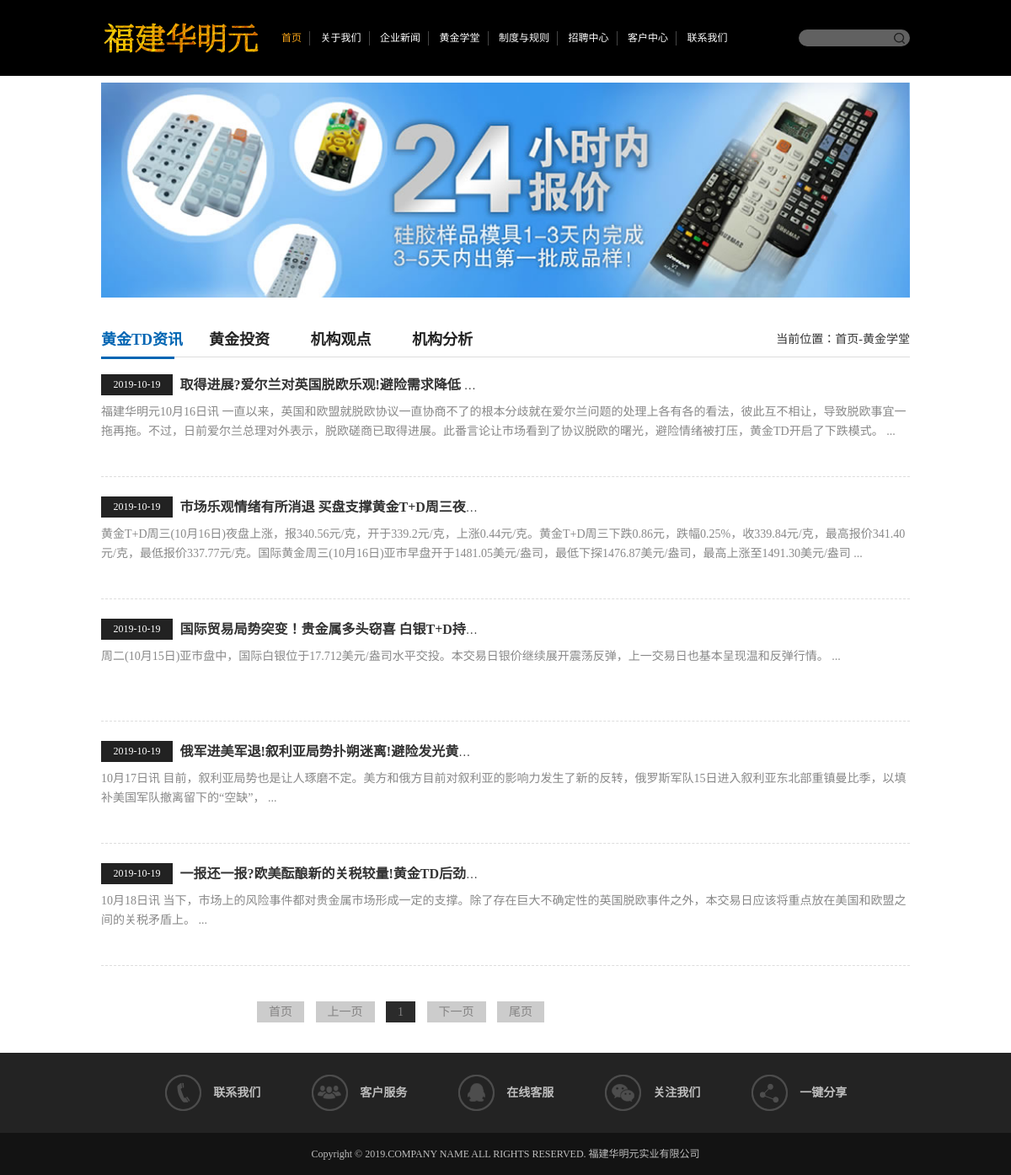
Page /golds/ on the committed database.
### apps/golds/models.py (models this page shows, shortened)
class Golds(models.Model):
    title = models.CharField(max_length=50, verbose_name="新闻标题", help_text="新闻标题")
    author = models.CharField(max_length=20, verbose_name="新闻来源", help_text="新闻来源")
    gold_type = models.ForeignKey(GoldType, on_delete=models.DO_NOTHING, verbose_name="黄金学堂", help_text="黄金学堂")
    read_num = models.IntegerField(default=0, verbose_name="阅读次数", help_text="阅读次数")
    text = models.TextField(max_length=500, verbose_name="文章摘要", help_text="文章摘要")
    content = RichTextUploadingField(verbose_name="文章", help_text="文章")
    created_time = models.DateTimeField(auto_now_add=True,verbose_name="发布时间", help_text="发布时间")
    class Meta:
        ordering = ["id", '-created_time']
        db_table = "tb_gold"  # 指明数据库表名
        verbose_name = "黄金新闻"  # 在admin站点中显示的名称
        verbose_name_plural = verbose_name  # 显示的复数名称

### apps/golds/views.py (the view)
# urls.py: path('', views.golds,name="golds"),
def golds(request):
    golds_all_list = Golds.objects.only("id","title","created_time","text").filter(gold_type=1).order_by("-created_time")
    paginator = Paginator(golds_all_list, 5)
    page_num = request.GET.get('page', 1)
    page_of_news = paginator.get_page(page_num)
    golds = page_of_news.object_list
    currentr_page_num = page_of_news.number
    page_range = [x for x in range(int(currentr_page_num) - 2, int(currentr_page_num) + 3) if
                  0 < x <= paginator.num_pages]
    return render(request,"golds/golds.html",locals())

### templates/golds/golds.html (shortened to what this page needs)
{% extends "index/base.html" %}
{% block banner %}
<div class="banner banner_s"><img src="../../static/upload/banner.jpg" alt="黄金学堂"/></div>
{% endblock %}
{% block main %}
<div class="space_hx">&nbsp;</div>
<div class="scd clearfix">
	<div class="scd_top">
    	<div class="s_nav">
        	<a href="{% url 'golds' %}"  class="active"><span>黄金TD资讯</span></a>
            <a href="{% url 'golds_tz' %}"><span>黄金投资</span></a>
            <a href="{% url 'golds_gd' %}"><span>机构观点</span></a>
            <a href="{% url 'golds_fx' %}"><span>机构分析</span></a>
        </div>
        <div class="pst">
        	当前位置：<a href="{% url 'index' %}">首页</a>-<a href="javascript:void(0);">黄金学堂</a>
        </div>
    </div>
        <div class="news">
            <div class="new_m">
                {% for gold in golds %}
                    <div class="n_m" >
                        <div class="title">
                            <span>{{ gold.created_time|date:"Y-m-d" }}</span>
                            <p class="name"><a href="{% url 'golds_d' gold.id %}" target="_blank"><b>{{ gold.title }}</b></a></p>
                        </div>
                        <div class="des">
                            {{ gold.text }} ...
                        </div>
                    </div>
                {% endfor %}
            </div>
        </div>
    <div class="space_hx">&nbsp;</div>
    <div class="fenye_box">
    	<a href="?page=1">首页</a>
            {% if page_of_news.has_previous %}
                <a href="?page={{ page_of_news.previous_page_number }}" aria-label="Previous">上一页</a>
            {% else %}
                <a aria-hidden="true">上一页</a>
            {% endif %}
            {% for page_num in page_range %}
                {% if page_num == page_of_news.number %}
                    <a  class="on" style="background-color: #2b2b2b">{{ page_num }}</a>
                {% else %}
                    <a href="?page={{ page_num }}">{{ page_num }}</a>
                {% endif %}
            {% endfor %}
            {% if page_of_news.has_next %}
                <a href="?page={{ page_of_news.next_page_number }}" aria-label="Next">下一页</a>
            {% else %}
                <a aria-hidden="true">下一页</a>
            {% endif %}
           <a href="?page={{ paginator.num_pages }}">尾页</a>
    </div>
    </div>
{% endblock %}

### static/css/thems.css (style rules this page uses)
body { font-family:"Microsoft Yahei";font-size:14px;color:#333; padding:0; margin:0; }
a { color:#333; }
div { -webkit-transition: all .3s ease-in-out 0s;-moz-transition: all .3s ease-in-out 0s;-ms-transition: all .3s ease-in-out 0s;-o-transition: all .3s ease-in-out 0s;transition: all .3s ease-in-out 0s; }
.banner { width:1170px; margin:0px auto; margin-top:8px; }
.banner_s img { width:100%; height:auto; vertical-align:top; }
.scd { width:1170px; margin:0px auto; padding:10px 0 20px; }
.scd .scd_top { width:100%; height:40px; line-height:40px; border-bottom:1px solid #ddd; position:relative; text-align:left; }
.scd .scd_top span { display:inline-block; *display:inline; zoom:1; height:40px; line-height:40px; padding-right:20px; font-size:20px; color:#232323; font-weight:bold; border-bottom:3px solid #232323; position:absolute; left:0; top:0; z-index:99; }
.scd .scd_top .s_nav { width:70%; text-align:left; height:40px; line-height:40px; }
.scd .scd_top .s_nav a { display:inline-block; *display:inline; zoom:1; width:87px; text-align:center; margin-right:30px; height:40px; line-height:40px; position:relative; white-space:nowrap; }
.scd .scd_top .s_nav a span { width:100%; height:40px; line-height:40px; font-size:18px; color:#232323; padding-right:0; border:0; }
.scd .scd_top .s_nav a.active span { color:#0065B3; border-bottom:3px solid #0065B3; position:absolute; left:0; top:0; z-index:99; }
.scd .scd_top .pst { width:50%; height:40px; line-height:40px; text-align:right; position:absolute; right:0; top:0; font-size:14px; }
.news { width:100%; }
.news .new_m { width:100%; padding-top:20px; }
.news .n_m { width:100%; padding-bottom:23px; margin-bottom:23px; border-bottom:1px dashed #ddd; }
.news .n_m .title { width:100%; height:25px; line-height:25px; text-align:left; margin-bottom:8px; }
.news .n_m .title span,.news .n_m .title p { display:inline-block; *display:inline; zoom:1; height:25px; line-height:25px; vertical-align:top; }
.news .n_m .title span { width:85px; text-align:center; font-size:12px; color:#fff; background:#222222; }
.news .n_m .title p { width:445px; margin-left:5px; white-space:nowrap; overflow:hidden; text-overflow:ellipsis; }
.news .n_m .title p a { font-size:16px; }
.news .n_m .des { width:100%; height:65px; font-size:14px; line-height:170%; color:#888; overflow:hidden; }
.fenye_box { width:600px; margin:0 auto 20px; }
.fenye_box a { color:#848383; font-size:14px; padding:5px 14px; background:#CCC; margin:0 5px }

### static/css/responsive.css (style rules this page uses)
@media screen and (max-width:1200px) { .header .head,.banner,.i_ma,.i_mb,.friend,.fn_bg .f_nav,.scd { width:960px; } }
@media screen and (max-width:1200px) { .news .n_m .title p { width:355px; } }

### rows in the picture
Golds: created_time "2019-10-19", title "取得进展?爱尔兰对英国脱欧乐观!避险需求降低…", text "福建华明元10月16日讯 一直以来，英国和欧盟就脱欧协议一直协商不了的根本分歧就在爱尔兰问题的处理上各有各的看法，彼此互不相让，导致脱欧事宜一拖再拖。不过，日前爱尔兰总理对外表示，脱欧磋商已取得进展。此番言论让市场看到了协议脱欧的曙光，避险情绪被打压，黄金TD开启了下跌模式。"
Golds: created_time "2019-10-19", title "市场乐观情绪有所消退 买盘支撑黄金T+D周三夜…", text "黄金T+D周三(10月16日)夜盘上涨，报340.56元/克，开于339.2元/克，上涨0.44元/克。黄金T+D周三下跌0.86元，跌幅0.25%，收339.84元/克，最高报价341.40元/克，最低报价337.77元/克。国际黄金周三(10月16日)亚市早盘开于1481.05美元/盎司，最低下探1476.87美元/盎司，最高上涨至1491.30美元/盎司"
Golds: created_time "2019-10-19", title "国际贸易局势突变！贵金属多头窃喜 白银T+D持…", text "周二(10月15日)亚市盘中，国际白银位于17.712美元/盎司水平交投。本交易日银价继续展开震荡反弹，上一交易日也基本呈现温和反弹行情。"
Golds: created_time "2019-10-19", title "俄军进美军退!叙利亚局势扑朔迷离!避险发光黄…", text "10月17日讯 目前，叙利亚局势也是让人琢磨不定。美方和俄方目前对叙利亚的影响力发生了新的反转，俄罗斯军队15日进入叙利亚东北部重镇曼比季，以填补美国军队撤离留下的“空缺”，"
Golds: created_time "2019-10-19", title "一报还一报?欧美酝酿新的关税较量!黄金TD后劲…", text "10月18日讯 当下，市场上的风险事件都对贵金属市场形成一定的支撑。除了存在巨大不确定性的英国脱欧事件之外，本交易日应该将重点放在美国和欧盟之间的关税矛盾上。"

### other values in the picture
{{ page_num }} "1"
